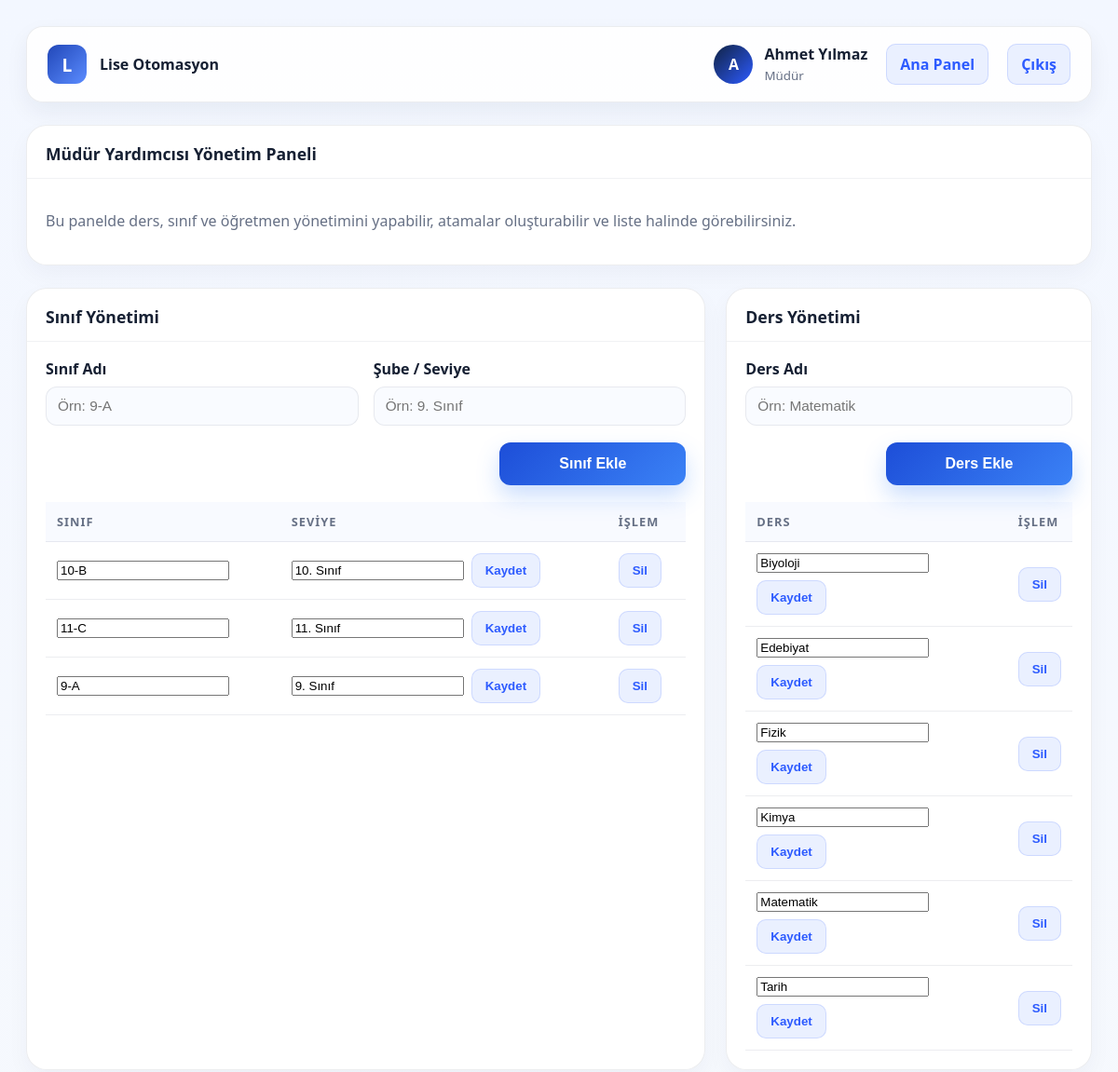
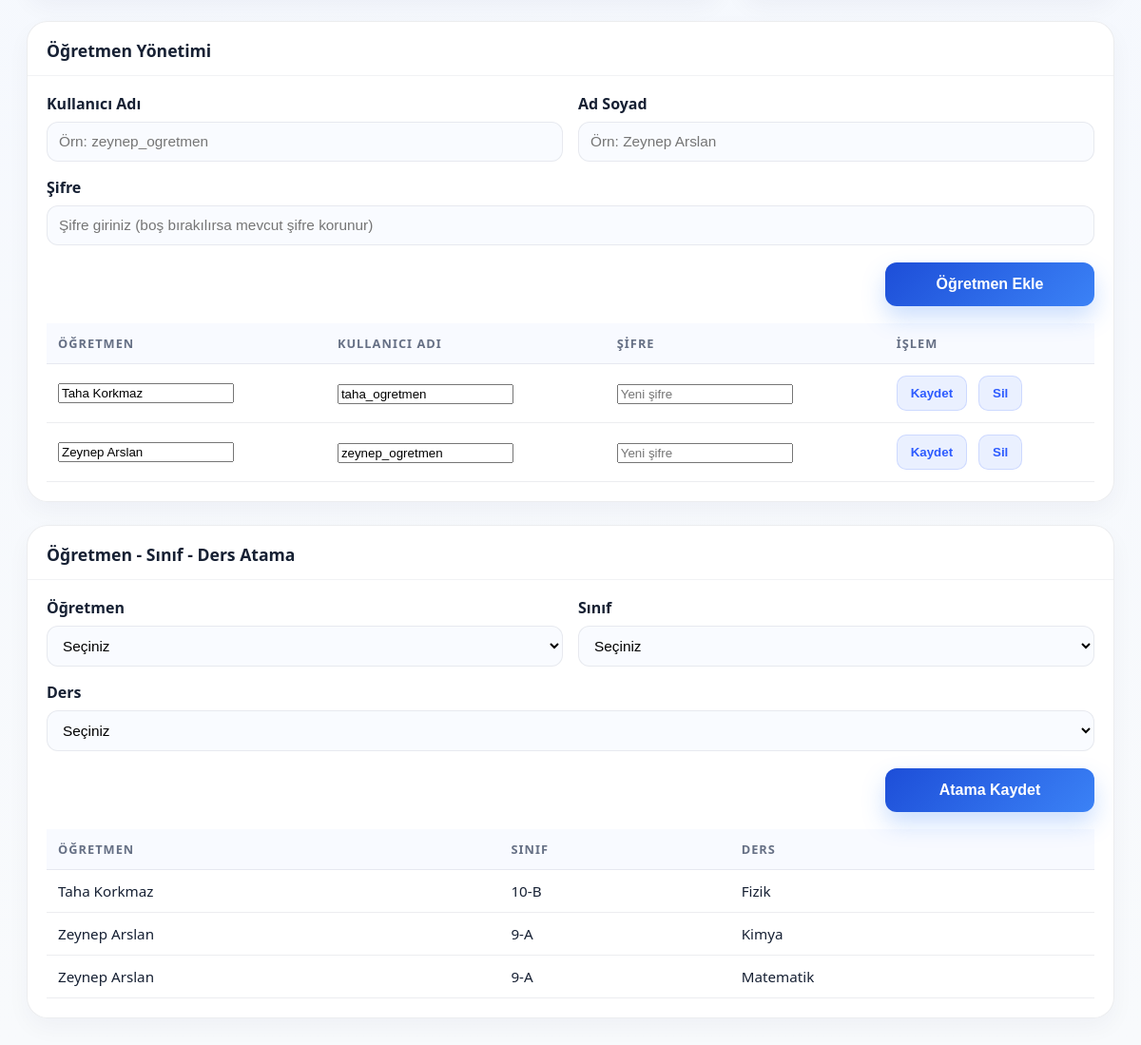
Page /assistant_management.php (signed in) on the committed database (2 pictures, top to bottom).
### tables this page shows
CREATE TABLE IF NOT EXISTS users (
    id INT AUTO_INCREMENT PRIMARY KEY,
    username VARCHAR(80) NOT NULL UNIQUE,
    password VARCHAR(255) NOT NULL,
    full_name VARCHAR(150) NOT NULL,
    role_id INT NOT NULL,
    class_id INT DEFAULT NULL,
    created_at TIMESTAMP DEFAULT CURRENT_TIMESTAMP,
    FOREIGN KEY (role_id) REFERENCES roles(id),
    FOREIGN KEY (class_id) REFERENCES classes(id)
);

CREATE TABLE IF NOT EXISTS roles (
    id INT AUTO_INCREMENT PRIMARY KEY,
    name VARCHAR(50) NOT NULL UNIQUE,
    label VARCHAR(100) NOT NULL
);

CREATE TABLE IF NOT EXISTS classes (
    id INT AUTO_INCREMENT PRIMARY KEY,
    name VARCHAR(50) NOT NULL UNIQUE,
    grade VARCHAR(20) DEFAULT NULL,
    advisor_teacher_id INT DEFAULT NULL
);

CREATE TABLE IF NOT EXISTS subjects (
    id INT AUTO_INCREMENT PRIMARY KEY,
    name VARCHAR(100) NOT NULL UNIQUE
);

CREATE TABLE IF NOT EXISTS teacher_class_subject (
    id INT AUTO_INCREMENT PRIMARY KEY,
    teacher_id INT NOT NULL,
    class_id INT NOT NULL,
    subject_id INT NOT NULL,
    UNIQUE KEY uniq_teacher_class_subject (teacher_id, class_id, subject_id),
    FOREIGN KEY (teacher_id) REFERENCES users(id),
    FOREIGN KEY (class_id) REFERENCES classes(id),
    FOREIGN KEY (subject_id) REFERENCES subjects(id)
);

### assistant_management.php (the view, shortened to what the rows shown need)
<?php
require_once __DIR__ . '/includes/auth.php';
require_once __DIR__ . '/includes/functions.php';
$current = currentUser();
$currentUser = fetchOne(
    $db,
    'SELECT u.*, r.name AS role_name
     FROM users u
     INNER JOIN roles r ON r.id = u.role_id
     WHERE u.id = :id
     LIMIT 1',
    ['id' => (int) $current['id']]
);
$classes = fetchAll($db, 'SELECT * FROM classes ORDER BY name ASC');
$subjects = fetchAll($db, 'SELECT * FROM subjects ORDER BY name ASC');
$teachers = fetchAll($db, 'SELECT * FROM users WHERE role_id = (SELECT id FROM roles WHERE name = :role) ORDER BY full_name ASC', ['role' => 'teacher']);
$teacherAssignments = fetchAll($db, 'SELECT tcs.id, t.full_name AS teacher_name, c.name AS class_name, s.name AS subject_name FROM teacher_class_subject tcs INNER JOIN users t ON t.id = tcs.teacher_id INNER JOIN classes c ON c.id = tcs.class_id INNER JOIN subjects s ON s.id = tcs.subject_id ORDER BY c.name ASC, s.name ASC');
?>
<!DOCTYPE html>
<html lang="tr">
<head>
    <link rel="stylesheet" href="assets/css/style.css">
</head>
<body>
    <div class="dashboard">
        <div class="topbar">
            <div class="user-box">
                <div class="avatar"><?= htmlspecialchars(substr($currentUser['full_name'], 0, 1), ENT_QUOTES, 'UTF-8'); ?></div>
                <div class="user-meta">
                    <strong><?= htmlspecialchars($currentUser['full_name'], ENT_QUOTES, 'UTF-8'); ?></strong>
                    <small><?= htmlspecialchars(roleLabel($currentUser['role_name']), ENT_QUOTES, 'UTF-8'); ?></small>
                </div>
                <a href="dashboard.php" class="logout-btn" style="margin-left: 8px;">Ana Panel</a>
                <a href="logout.php" class="logout-btn" style="margin-left: 8px;">Çıkış</a>
            </div>
        </div>
        <div class="content">
            <div class="panel-grid">
                <div class="panel">
                    <div class="panel-body">
                        <div class="table-wrap" style="margin-top: 18px;">
                            <table>
                                <thead>
                                    <tr><th>Sınıf</th><th>Seviye</th><th>İşlem</th></tr>
                                </thead>
                                <tbody>
                                    <?php foreach ($classes as $classItem): ?>
                                        <tr>
                                            <td>
                                                <form method="post" action="assistant_management.php" style="display:flex; gap:8px; align-items:center; flex-wrap:wrap;">
                                                    <input type="text" name="name" value="<?= htmlspecialchars($classItem['name'], ENT_QUOTES, 'UTF-8'); ?>" required style="min-width:120px;">
                                                </form>
                                            </td>
                                            <td>
                                                <form method="post" action="assistant_management.php" style="display:flex; gap:8px; align-items:center; flex-wrap:wrap;">
                                                    <input type="text" name="grade" value="<?= htmlspecialchars($classItem['grade'] ?: '', ENT_QUOTES, 'UTF-8'); ?>" style="min-width:120px;">
                                                    <button type="submit" class="logout-btn">Kaydet</button>
                                                </form>
                                            </td>
                                            <td>
                                                <form method="post" action="assistant_management.php" style="display:inline;">
                                                    <button type="submit" class="logout-btn" data-confirm="Sınıfı silmek istediğinize emin misiniz?">Sil</button>
                                                </form>
                                            </td>
                                        </tr>
                                    <?php endforeach; ?>
                                </tbody>
                            </table>
                        </div>
                    </div>
                </div>
                <div class="panel">
                    <div class="panel-body">
                        <div class="table-wrap" style="margin-top: 18px;">
                            <table>
                                <thead>
                                    <tr><th>Ders</th><th>İşlem</th></tr>
                                </thead>
                                <tbody>
                                    <?php foreach ($subjects as $subject): ?>
                                        <tr>
                                            <td>
                                                <form method="post" action="assistant_management.php" style="display:flex; gap:8px; align-items:center; flex-wrap:wrap;">
                                                    <input type="text" name="name" value="<?= htmlspecialchars($subject['name'], ENT_QUOTES, 'UTF-8'); ?>" required style="min-width:180px;">
                                                    <button type="submit" class="logout-btn">Kaydet</button>
                                                </form>
                                            </td>
                                            <td>
                                                <form method="post" action="assistant_management.php" style="display:inline;">
                                                    <button type="submit" class="logout-btn" data-confirm="Dersi silmek istediğinize emin misiniz?">Sil</button>
                                                </form>
                                            </td>
                                        </tr>
                                    <?php endforeach; ?>
                                </tbody>
                            </table>
                        </div>
                    </div>
                </div>
            </div>
            <div class="panel" style="margin-top: 24px;">
                <div class="panel-body">
                    <div class="table-wrap" style="margin-top: 18px;">
                        <table>
                            <thead>
                                <tr><th>Öğretmen</th><th>Kullanıcı Adı</th><th>Şifre</th><th>İşlem</th></tr>
                            </thead>
                            <tbody>
                                <?php foreach ($teachers as $teacher): ?>
                                    <tr>
                                        <td>
                                            <form method="post" action="assistant_management.php" style="display:flex; gap:8px; align-items:center; flex-wrap:wrap;">
                                                <input type="text" name="full_name" value="<?= htmlspecialchars($teacher['full_name'], ENT_QUOTES, 'UTF-8'); ?>" required style="min-width:160px;">
                                        </td>
                                        <td>
                                                <input type="text" name="username" value="<?= htmlspecialchars($teacher['username'], ENT_QUOTES, 'UTF-8'); ?>" required style="min-width:150px;">
                                        </td>
                                        <td>
                                                <input type="password" name="password" placeholder="Yeni şifre" style="min-width:120px;">
                                        </td>
                                        <td>
                                                <button type="submit" class="logout-btn">Kaydet</button>
                                            <form method="post" action="assistant_management.php" style="display:inline; margin-left: 8px;">
                                                <button type="submit" class="logout-btn" data-confirm="Öğretmeni silmek istediğinize emin misiniz?">Sil</button>
                                            </form>
                                        </td>
                                    </tr>
                                <?php endforeach; ?>
                            </tbody>
                        </table>
                    </div>
                </div>
            </div>
            <div class="panel" style="margin-top: 24px;">
                <div class="panel-body">
                    <div class="table-wrap" style="margin-top: 18px;">
                        <table>
                            <thead>
                                <tr><th>Öğretmen</th><th>Sınıf</th><th>Ders</th></tr>
                            </thead>
                            <tbody>
                                <?php foreach ($teacherAssignments as $assignment): ?>
                                    <tr>
                                        <td><?= htmlspecialchars($assignment['teacher_name'], ENT_QUOTES, 'UTF-8'); ?></td>
                                        <td><?= htmlspecialchars($assignment['class_name'], ENT_QUOTES, 'UTF-8'); ?></td>
                                        <td><?= htmlspecialchars($assignment['subject_name'], ENT_QUOTES, 'UTF-8'); ?></td>
                                    </tr>
                                <?php endforeach; ?>
                            </tbody>
                        </table>
                    </div>
                </div>
            </div>
        </div>
    </div>
</body>
</html>

### rows in the picture
users: full_name "A", full_name "Ahmet Yılmaz", role.name "Müdür"
classes: name "10-B", grade "10. Sınıf"
classes: name "11-C", grade "11. Sınıf"
classes: name "9-A", grade "9. Sınıf"
subjects: name "Biyoloji"
subjects: name "Edebiyat"
subjects: name "Fizik"
subjects: name "Kimya"
subjects: name "Matematik"
subjects: name "Tarih"
users: full_name "Taha Korkmaz", username "taha_ogretmen"
users: full_name "Zeynep Arslan", username "zeynep_ogretmen"
teacher_class_subject: teacher.full_name "Taha Korkmaz", class.name "10-B", subject.name "Fizik"
teacher_class_subject: teacher.full_name "Zeynep Arslan", class.name "9-A", subject.name "Kimya"
teacher_class_subject: teacher.full_name "Zeynep Arslan", class.name "9-A", subject.name "Matematik"

### other values in the picture
$panelTitle "Müdür Yardımcısı Yönetim Paneli"
